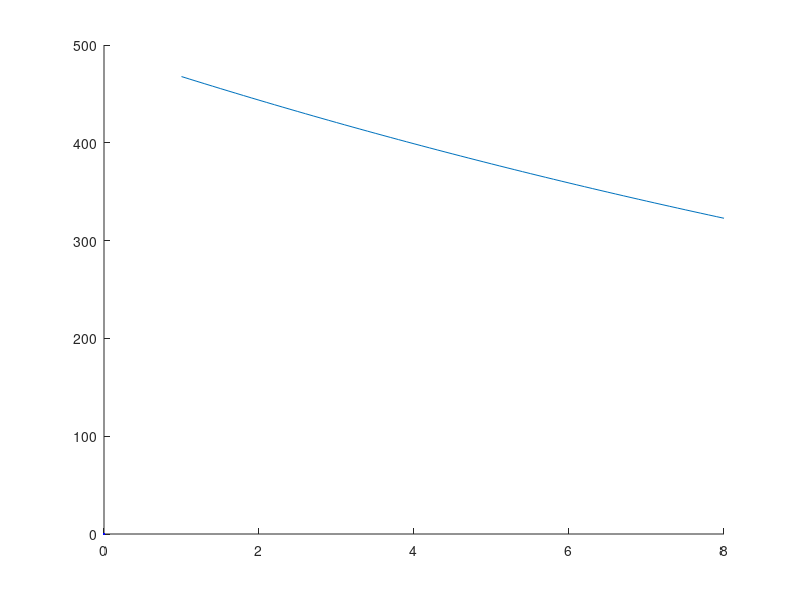

MATLAB code to generate this figure:
%Analysis

clear all

% n = 1;
% degree_correlation = [0 0];
% for i = 1:999
%     try
%         bstr = int2str(i);
%         degree_corr_name='degree_corr000.txt';
%         degree_corr_name(15-length(bstr):14)=bstr;
%         degree_correlation(n,:) = dlmread(degree_corr_name);
%         n = n + 1;
%     end
% end
% t = 0:0.1:450;
% q = t.*0.0531+538.2358;
% figure 1
% hold on
% plot (degree_correlation(:,1),degree_correlation(:,2),'.')
% ylabel('Time until 30 percent infected')
% xlabel('Degree of seed neighbors')
% plot(t,q)
% hold off

% figure(2)
% hold on
% percentage = zeros(1,960);
% n = 1;
% for i = 1:999
%     try
%         bstr = int2str(i);
%         percentage_name='percentage000.txt';
%         percentage_name(14-length(bstr):13)=bstr;
%         percentage(n,:) = dlmread(percentage_name);
%         %         if mod(n,5) == 0
%         %         plot((1:960)/12,percentage(n,:),'LineWidth', 1)
%         %         end
%         n = n + 1;
%     end
% end
% 
% for i = 1:length(percentage(1,:))
%     percentage_mean(i) = mean(percentage(:,i));
%     percent_stdev(i) = std(percentage(:,i));
%     percent_intp(i)= percentage_mean(i)+percent_stdev(i)*1.65;
%     percent_intm(i) = percentage_mean(i)-percent_stdev(i)*1.65;
% 
% end
% 
% hold on
% for i = 1:126
%     for q = 1:10000
%         z(i,q+1) = find(percentage(i,:) >= q, 1, 'first' );
%     end
%     %    plot(z(i,:)/12)
% end
% 
% for i = 1:10000
%     zmean(i) = mean(z(:,i));
%     zstdev(i) = std(z(:,i));
%     zeip(i) = 1.65*zstdev(i) + zmean(i);
%     zeim(i) = -1.65*zstdev(i) + zmean(i);
% end
% % plot(zmean(:)/12,'r')
% % plot(zeip(:)/12,'r')
% % plot(zeim(:)/12,'r')
% 
% 
% 
% permeaninv = 0;
% for q = 1:960
%     try
%         permeaninv(q) = find(zmean(:) >= q, 1, 'first' );
%     catch
%         permeaninv(q) = 10000;
%     end
% end
% for q = 1:960
%     try
%         pereipinv(q) = find(zeip(:) >= q, 1, 'first' );
%     catch
%         pereipinv(q) = 10000;
%     end
% end
% 
% for q = 1:960
%     try
%         pereiminv(q) = find(zeim(:) >= q, 1, 'first' );
%     catch
%         pereiminv(q) = 10000;
%     end
% end
% 
% figure(2)
% box on
% xlim([25 55])
% ylim([0 11000])
% 
% ylabel('Cities with at least 20% infected','FontSize',14)
% xlabel('Time [d]','FontSize',14)
% set(gca,'FontSize',14)
% hold on
% plot((1:960)/12,permeaninv,'k','LineWidth',2)
% plot((1:960)/12,pereipinv,'b','LineWidth',2)
% plot((1:960)/12,pereiminv,'b','LineWidth',2)
% 
% figure(3)
% hold on
% n = 1;
% ratio = zeros(1,960);
% for i = 1:999
%     try
%         bstr = int2str(i);
%         ratio_name='ratio000.txt';
%         ratio_name(9-length(bstr):8)=bstr;
%         ratio(n,:) = dlmread(ratio_name);
%         plot((1:960)/12,ratio(n,:))
%         n = n + 1;
%     end
% end

% n = 1;
% degre2_correlation = [0 0];
% for i = 1:999
%     try
%         bstr = int2str(i);
%         degre2_corr_name='degre2_corr000.txt';
%         degre2_corr_name(15-length(bstr):14)=bstr;
%         degre2_correlation(n,:) = dlmread(degre2_corr_name);
%         n = n + 1;
%     end
% end
% figure(4)
% hold on
% plot(degre2_correlation(:,2),(degre2_correlation(:,1)),'.b')
% t = 350:0.1:650;
% q = 10.^(t.*(-0.0026)+2.7849);
% plot(t,q)

n = 1;
degre3_correlation = [0 0];
for i = 1:999
    try
        bstr = int2str(i);
        degre3_corr_name='degre4_corr000.txt';
        degre3_corr_name(15-length(bstr):14)=bstr;
        degre3_correlation(n,:) = dlmread(degre3_corr_name);
        n = n + 1;
    end
end
figure(4)
hold on
plot(degre3_correlation(:,1),(degre3_correlation(:,2)),'.b')

d = 1:0.1:8;
q = 10.^(d.*(-0.0230)+2.693);
plot(d,q)
